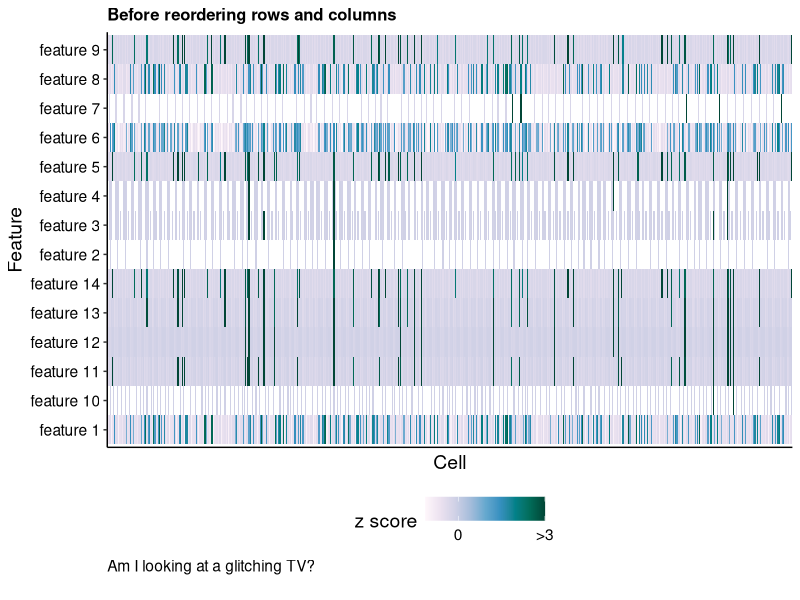
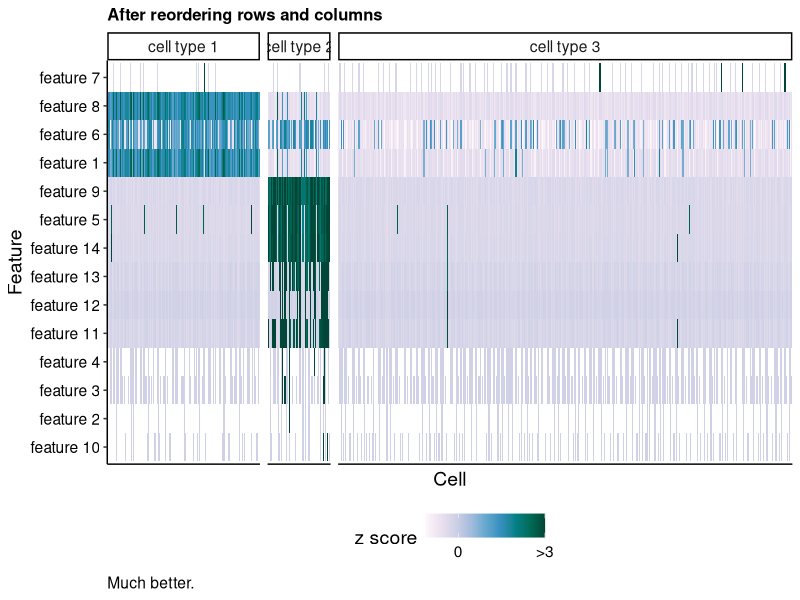
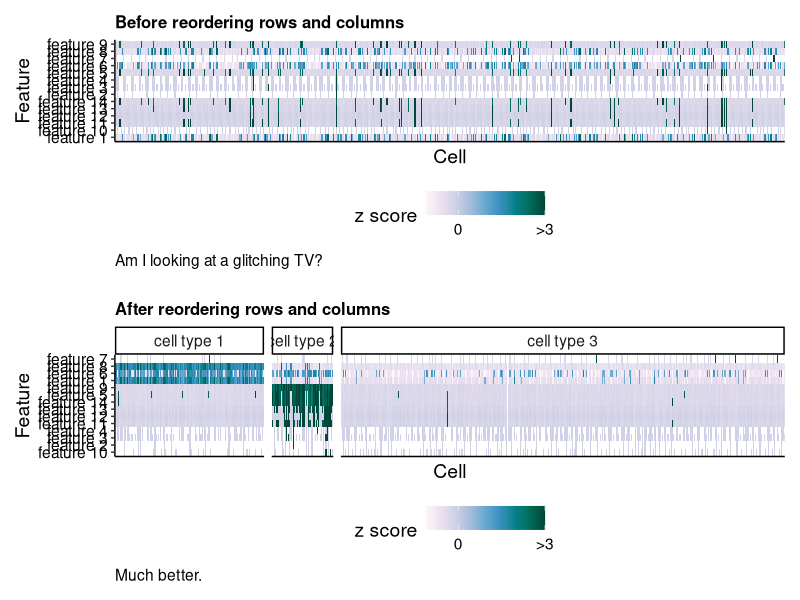
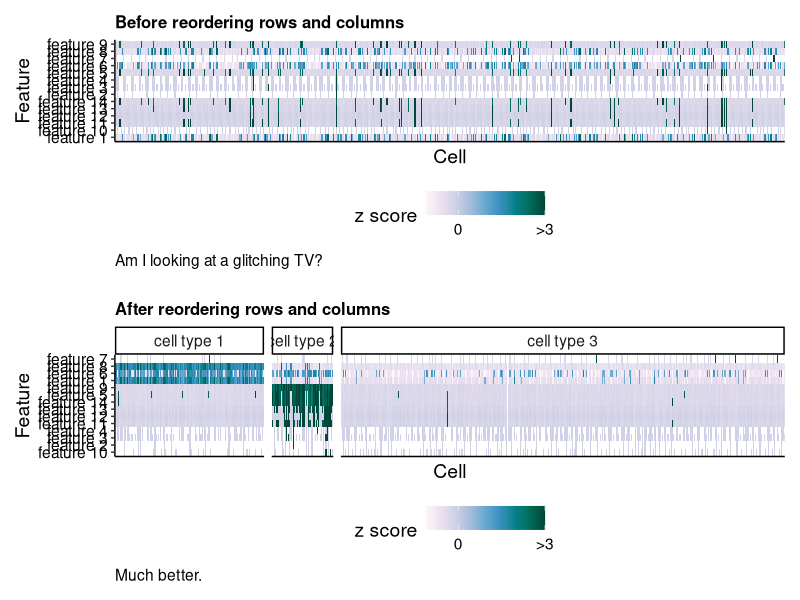
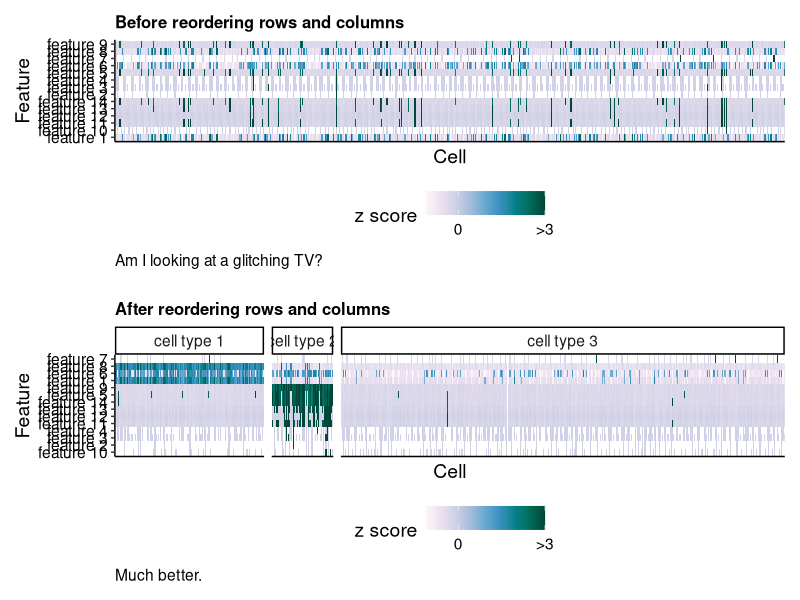

Here is the R script that generated these plots, in order:
## ---- chunk 1
knitr::opts_chunk$set(echo = TRUE)
## ---- chunk 2
library(tidyverse) 

library(RColorBrewer) # for the colors 
library(viridis) # for the colors 
library(patchwork) # for putting graphs together 
## ---- chunk 3
heatmap_data <- read_csv("../Data/deidentified_cell_feature_data.csv")

head(heatmap_data)
## ---- chunk 4
heatmap_data %>% 
  group_by(cell_type) %>% 
  count()
## ---- chunk 5
heatmap_data %>% 
  group_by(feature) %>% 
  count() %>% 
  nrow()
## ---- chunk 6
without_reordering <- heatmap_data %>% 
  mutate(z2 = case_when(
    z >= 3 ~ 3,
    T ~ z
  )) %>% 
  ggplot(aes(x = cell, y = feature)) +
  geom_tile(aes(fill = z2)) +
  scale_fill_gradientn(colors = brewer.pal(9, "PuBuGn"), 
                       breaks = c(0, 3),
                       labels = c("0", ">3")) +
  scale_x_discrete(labels = NULL) +
  labs(x = "Cell",
       y = "Feature",
       fill = "z score",
       caption = "Am I looking at a glitching TV?\n",
       title = "Before reordering rows and columns") +
  theme_classic() +
  theme(
    text = element_text(size = 14, color = "black"),
    axis.text = element_text(color = "black"),
    legend.position = "bottom",
    axis.ticks.x = element_blank(),
    plot.caption = element_text(hjust = 0),
    plot.title = element_text(size = 12, face = "bold")
  )

without_reordering
## ---- chunk 7
after_reordering <- heatmap_data %>% 
  mutate(z2 = case_when(
    z >= 3 ~ 3,
    T ~ z
  )) %>% 
  mutate(tag = case_when(
    str_detect(feature, " 7") ~ 1,
    str_detect(feature, " 8| 6| 1$") ~ 2,
    str_detect(feature, " 2| 3| 4| 10") ~ 4,
    T ~ 3
  )) %>% 
  mutate(feature = reorder(feature, -tag)) %>% 
  ggplot(aes(x = cell, y = feature)) +
  facet_grid(. ~ cell_type, scales = "free_x", space = "free_x") +
  geom_tile(aes(fill = z2)) +
  scale_fill_gradientn(colors = brewer.pal(9, "PuBuGn"), 
                       breaks = c(0, 3),
                       labels = c("0", ">3")) +
  scale_x_discrete(labels = NULL) +
  labs(x = "Cell",
       y = "Feature",
       fill = "z score",
       caption = "Much better.",
       title = "After reordering rows and columns") +
  theme_classic() +
  theme(
    text = element_text(size = 14, color = "black"),
    axis.text = element_text(color = "black"),
    legend.position = "bottom",
    axis.ticks.x = element_blank(),
    plot.caption = element_text(hjust = 0),
    plot.title = element_text(size = 12, face = "bold")
  )

after_reordering
## ---- chunk 8
wrap_plots(without_reordering, 
           after_reordering, 
           nrow = 2)

ggsave("../Results/Reorder_rows_and_columns_for_heatmap.svg", height = 8, width = 9.5, bg = "white")
ggsave("../Results/Reorder_rows_and_columns_for_heatmap.png", height = 8, width = 9.5, bg = "white")
